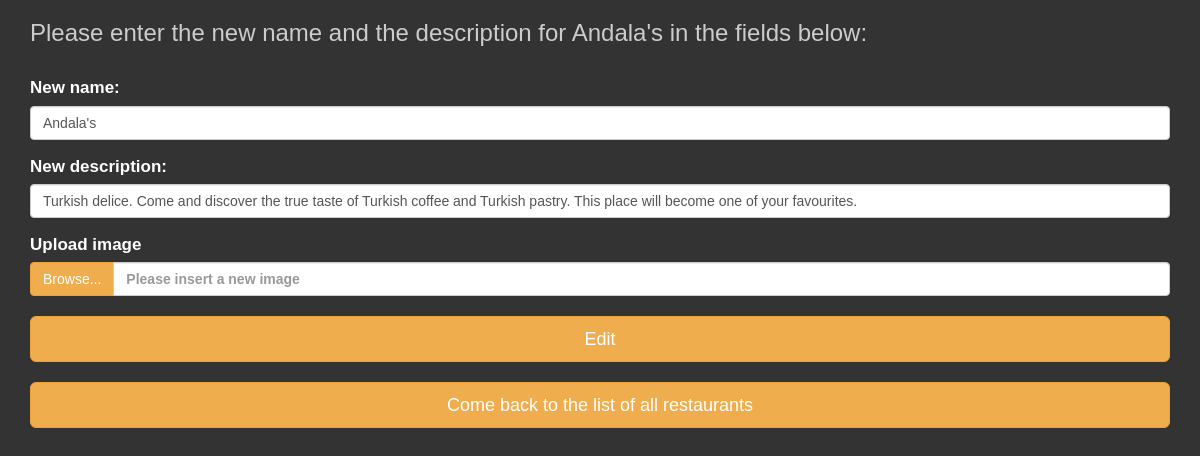
Page /restos/6/edit (signed in) on the committed database.
### database_setup_fn.py (models this page shows, shortened)
class Restaurant(Base):
    __tablename__ = 'restaurant'
    id = Column(Integer, primary_key=True)
    name = Column(String(250), nullable=False)
    user_id = Column(Integer, ForeignKey('user.id'))
    user = relationship(User)
    description = Column(String(250))
    image = Column(String(250))
    menu_item = relationship('MenuItem', cascade="all, delete")

### finalproject.py (the view)
@app.route('/restos/<int:resto_id>/edit', methods=['GET', 'POST'])
@login_required
def editResto(resto_id):
    restaurant = session.query(Restaurant).filter_by(id=resto_id).one()
    name_resto = restaurant.name
    description_resto = restaurant.description
    image_resto = restaurant.image[15:]
    user = session.query(User).filter_by(name=login_session['username']).one()
    if restaurant.user_id != user.id:
        flash("""You are not allowed to edit this content,
        you are allowed to edit only the restaurants that you created""")
        return redirect(url_for('showallrestaurants'))
    if request.method == 'POST':
        if request.form['name']:
            restaurant.name = request.form['name']
            restaurant.description = request.form['description']
            file_img = request.files['file']
            filename = secure_filename(file_img.filename)
            file_img.save(os.path.join(app.config['UPLOAD_FOLDER'], filename))
            img_url = '/static/images/' + filename
            restaurant.image = img_url
            session.add(restaurant)
            session.commit()
            return redirect(url_for('showallrestaurants'))
    else:
        return render_template(
            'editresto.html',
            resto_identif=resto_id,
            name_resto=name_resto,
            resto_desc=description_resto,
            resto_image=image_resto
        )

### finalproject.py (called while the page is built)
def login_required(f):
    @wraps(f)
    def login_user(*args, **kwargs):
        if 'username' in login_session:
            return f(*args, **kwargs)
        else:
            flash("You are not allowed to access this page without login")
            return redirect('/login')
    return login_user

### templates/editresto.html (shortened to what this page needs)
<!DOCTYPE html>
<html>
<head>
        <link rel="stylesheet" type="text/css" href="/static/bootstrap-3.3.7-dist/css/bootstrap.min.css">
        <link rel="stylesheet" type="text/css" href="/static/bootstrap-3.3.7-dist/css/custom.css">
        <link rel="stylesheet" type="text/css" href="/static/css/styles.css">
</head>
<body>
    <div class="container">
        <h3>Please enter the new name and the description for {{name_resto}} in the fields below:</h3><br>
        <form enctype=multipart/form-data action="{{url_for('editResto', resto_id=resto_identif)}}" method ='POST'>
            <div class="form-group">
                <label for="inputName">New name:</label>
                <input class="form-control" type = 'text' size = '60' name = 'name' id="inputName" value='{{name_resto}}'>
            </div>
            <div class="form-group">
                <label for="inputDescription">New description:</label>
                <input class="form-control" type = 'text' size = '60' name = 'description' id="inputDescription" value='{{resto_desc}}'>
            </div>
            <div class="form-group">
                <label for = "fileInput">Upload image
                <span class="input-group" style="margin-top:5px;">
                    <span class="input-group-btn">
                        <span class= "btn btn-warning btn-file btn-md">
                            Browse...<input id="fileInput" type="file" style="display:none;" name="file">
                        </span>
                    </span>
                    <input id='inputImage_url' type="text" class="form-control" placeholder='Please insert a new image'>
                </span>
                </label>
            </div>
            <button class="btn btn-warning btn-block btn-lg" type = 'submit' value = 'Edit'>Edit</button>
        </form>
        <br>
    <a role="button" class="btn btn-warning btn-block btn-lg" href="{{url_for('showallrestaurants')}}">Come back to the list of all restaurants</a>
    </div>
</body>
</html>

### static/css/styles.css (style rules this page uses)
body { font-family: sans-serif; background-color: #333333 }
h1, h2, h3, h4 { color: #CCCCCC; }
a { text-decoration: none; text-decoration: #333333; font-size: .75em; }

### rows in the picture
Restaurant: name "Andala's", description "Turkish delice. Come and discover the true taste of Turkish coffee and Turkish pastry. This place will become one of your favourites."
